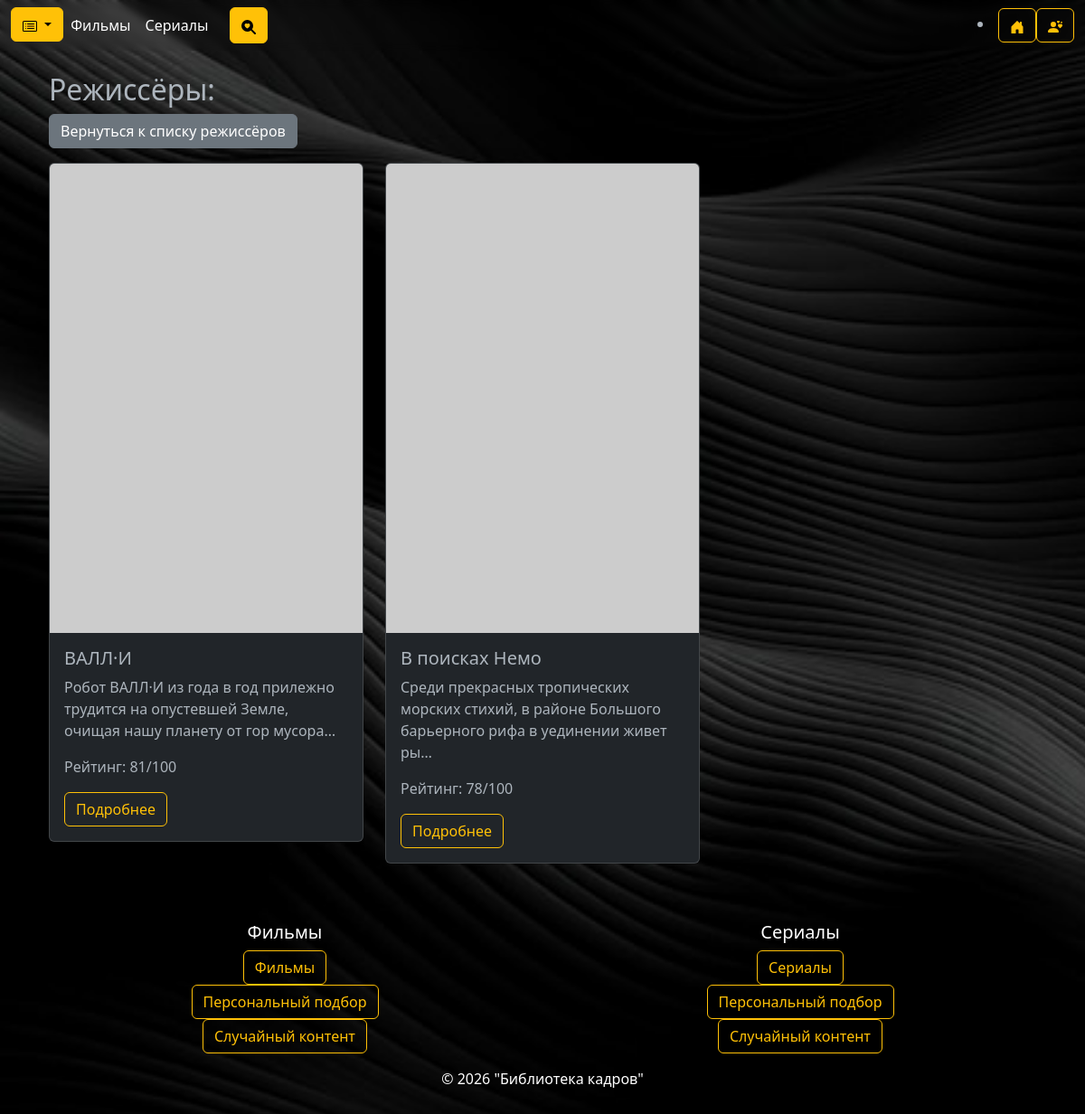
/Movie_app/directors/7/, run on the app's committed database.
### Movie_app/models.py (models this page shows, shortened)
class Content(PolymorphicModel):
    tmdb_id = models.IntegerField(
        primary_key=True,
        unique=True,
        validators=[MinValueValidator(1)])
    title = models.CharField(max_length=200)
    created_at = models.DateTimeField(auto_now_add=True)

class Movie(Content):
    rating = models.IntegerField(
        default=0,
        validators=[MinValueValidator(0), MaxValueValidator(100)]
    )
    release_date = models.DateField(
        null=True,
        blank=True,
        verbose_name="Дата выхода"
    )
    created_in = models.ManyToManyField(Country,
                                        verbose_name="Страны производства")
    genres = models.ManyToManyField(Genre, verbose_name="Жанры")
    director = models.ManyToManyField(Director, verbose_name="Режиссёры")
    actors = models.ManyToManyField(Actor, verbose_name="Актёры")
    description = models.TextField(blank=True, verbose_name="Описание")
    poster_url = models.URLField(blank=True, validators=[URLValidator()])

class Content(PolymorphicModel):
    tmdb_id = models.IntegerField(
        primary_key=True,
        unique=True,
        validators=[MinValueValidator(1)])
    title = models.CharField(max_length=200)
    created_at = models.DateTimeField(auto_now_add=True)

### Movie_app/views.py (the view)
# urls.py: path('directors/<int:tmdb_id>/', views.DirectorDetailView.as_view(), name='director_detail'),
class DirectorDetailView(DetailView):
    model = Director
    template_name = 'Movie_app/director_detail.html'
    context_object_name = 'directors'
    pk_url_kwarg = 'tmdb_id'
    def get_context_data(self, **kwargs):
        context = super().get_context_data(**kwargs)
        director = self.get_object()
        movies = Movie.objects.filter(director=director)
        contents = list(movies)
        contents.sort(key=lambda x: x.rating, reverse=True)
        context['contents'] = contents
        return context

### Movie_app/templates/Movie_app/director_detail.html
{% extends 'includes/base.html' %}
{% block content %}
<div class="container my-4">
    <h2>Режиссёры: {{ director.name }}</h2>
    <a href="{% url 'Movie_app:director_list' %}" class="btn btn-secondary mb-3">Вернуться к списку режиссёров</a>
    {% if contents %}
        <div class="row">
            {% for content in contents %}
            <div class="col-md-4 mb-4">
                <div class="card">
                    {% if content.poster_url %}
                    <img src="{{ content.poster_url }}" class="card-img-top" alt="{{ content.title }}"
                         onerror="this.src='https://via.placeholder.com/500x750?text=Image+Error'">
                    {% else %}
                    <img src="https://via.placeholder.com/500x750?text=No+Image" class="card-img-top"
                         alt="{{ content.title }}">
                    {% endif %}
                    <div class="card-body">
                        <h5 class="card-title">{{ content.title }}</h5>
                        <p class="card-text">{{ content.description|truncatechars:100 }}</p>
                        <p>Рейтинг: {{ content.rating }}/100</p>
                         <a href="{% url 'Movie_app:content_detail' content.tmdb_id %}" class="btn btn-outline-warning">Подробнее</a>
                    </div>
                </div>
            </div>
            {% endfor %}
        </div>
    {% else %}
        <p>Контент для этого режиссёра не найден.</p>
    {% endif %}
</div>
{% endblock %}

### data on the page
Movie: title "ВАЛЛ·И", description "Робот ВАЛЛ·И из года в год прилежно трудится на опустевшей Земле, очищая нашу планету от гор мусора…", rating "81"
Movie: title "В поисках Немо", description "Среди прекрасных тропических морских стихий, в районе Большого барьерного рифа в уединении живет ры…", rating "78"
